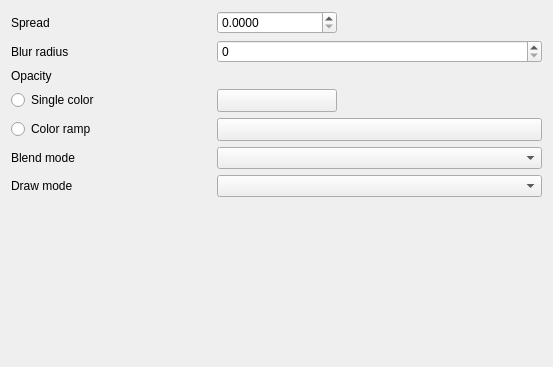
<?xml version="1.0" encoding="UTF-8"?>
<ui version="4.0">
 <class>WidgetGlow</class>
 <widget class="QWidget" name="WidgetGlow">
  <property name="geometry">
   <rect>
    <x>0</x>
    <y>0</y>
    <width>553</width>
    <height>367</height>
   </rect>
  </property>
  <property name="windowTitle">
   <string>Form</string>
  </property>
  <layout class="QVBoxLayout" name="verticalLayout">
   <item>
    <layout class="QGridLayout" name="gridLayout_38">
     <item row="0" column="0" colspan="2">
      <widget class="QFrame" name="mShadowFrame">
       <layout class="QGridLayout" name="gridLayout_7" columnstretch="0,1,0">
        <property name="leftMargin">
         <number>0</number>
        </property>
        <property name="topMargin">
         <number>0</number>
        </property>
        <property name="rightMargin">
         <number>0</number>
        </property>
        <property name="bottomMargin">
         <number>0</number>
        </property>
        <item row="4" column="0">
         <widget class="QRadioButton" name="radioColorRamp">
          <property name="text">
           <string>Color ramp</string>
          </property>
         </widget>
        </item>
        <item row="0" column="0">
         <widget class="QLabel" name="label_9">
          <property name="text">
           <string>Spread</string>
          </property>
         </widget>
        </item>
        <item row="3" column="1">
         <widget class="QgsColorButton" name="mColorBtn">
          <property name="sizePolicy">
           <sizepolicy hsizetype="Fixed" vsizetype="Fixed">
            <horstretch>0</horstretch>
            <verstretch>0</verstretch>
           </sizepolicy>
          </property>
          <property name="minimumSize">
           <size>
            <width>120</width>
            <height>0</height>
           </size>
          </property>
          <property name="maximumSize">
           <size>
            <width>120</width>
            <height>16777215</height>
           </size>
          </property>
         </widget>
        </item>
        <item row="1" column="0">
         <widget class="QLabel" name="label_27">
          <property name="text">
           <string>Blur radius</string>
          </property>
         </widget>
        </item>
        <item row="2" column="0">
         <widget class="QLabel" name="label_28">
          <property name="text">
           <string>Opacity</string>
          </property>
         </widget>
        </item>
        <item row="3" column="0">
         <widget class="QRadioButton" name="radioSingleColor">
          <property name="text">
           <string>Single color</string>
          </property>
         </widget>
        </item>
        <item row="5" column="0">
         <widget class="QLabel" name="label_30">
          <property name="text">
           <string>Blend mode</string>
          </property>
         </widget>
        </item>
        <item row="0" column="1">
         <widget class="QgsDoubleSpinBox" name="mSpreadSpnBx">
          <property name="decimals">
           <number>4</number>
          </property>
          <property name="minimum">
           <double>0.000000000000000</double>
          </property>
          <property name="maximum">
           <double>9999999.000000000000000</double>
          </property>
          <property name="showClearButton" stdset="0">
           <bool>false</bool>
          </property>
         </widget>
        </item>
        <item row="0" column="2">
         <widget class="QgsUnitSelectionWidget" name="mSpreadUnitWidget" native="true">
          <property name="minimumSize">
           <size>
            <width>0</width>
            <height>0</height>
           </size>
          </property>
          <property name="focusPolicy">
           <enum>Qt::StrongFocus</enum>
          </property>
         </widget>
        </item>
        <item row="1" column="1" colspan="2">
         <widget class="QgsSpinBox" name="mBlurRadiusSpnBx">
          <property name="maximum">
           <number>16</number>
          </property>
          <property name="showClearButton" stdset="0">
           <bool>false</bool>
          </property>
         </widget>
        </item>
        <item row="4" column="1" colspan="2">
         <widget class="QgsColorRampButton" name="btnColorRamp">
          <property name="sizePolicy">
           <sizepolicy hsizetype="Expanding" vsizetype="Fixed">
            <horstretch>0</horstretch>
            <verstretch>0</verstretch>
           </sizepolicy>
          </property>
          <property name="minimumSize">
           <size>
            <width>120</width>
            <height>0</height>
           </size>
          </property>
          <property name="maximumSize">
           <size>
            <width>16777215</width>
            <height>16777215</height>
           </size>
          </property>
         </widget>
        </item>
        <item row="5" column="1" colspan="2">
         <widget class="QgsBlendModeComboBox" name="mBlendCmbBx"/>
        </item>
        <item row="6" column="1" colspan="2">
         <widget class="QgsEffectDrawModeComboBox" name="mDrawModeComboBox"/>
        </item>
        <item row="6" column="0">
         <widget class="QLabel" name="label">
          <property name="text">
           <string>Draw mode</string>
          </property>
         </widget>
        </item>
        <item row="2" column="1" colspan="2">
         <widget class="QgsOpacityWidget" name="mOpacityWidget" native="true">
          <property name="focusPolicy">
           <enum>Qt::StrongFocus</enum>
          </property>
         </widget>
        </item>
       </layout>
      </widget>
     </item>
    </layout>
   </item>
   <item>
    <spacer name="verticalSpacer">
     <property name="orientation">
      <enum>Qt::Vertical</enum>
     </property>
     <property name="sizeHint" stdset="0">
      <size>
       <width>20</width>
       <height>40</height>
      </size>
     </property>
    </spacer>
   </item>
  </layout>
 </widget>
 <customwidgets>
  <customwidget>
   <class>QgsColorButton</class>
   <extends>QToolButton</extends>
   <header>qgscolorbutton.h</header>
   <container>1</container>
  </customwidget>
  <customwidget>
   <class>QgsDoubleSpinBox</class>
   <extends>QDoubleSpinBox</extends>
   <header>qgsdoublespinbox.h</header>
  </customwidget>
  <customwidget>
   <class>QgsSpinBox</class>
   <extends>QSpinBox</extends>
   <header>qgsspinbox.h</header>
  </customwidget>
  <customwidget>
   <class>QgsBlendModeComboBox</class>
   <extends>QComboBox</extends>
   <header>qgsblendmodecombobox.h</header>
  </customwidget>
  <customwidget>
   <class>QgsEffectDrawModeComboBox</class>
   <extends>QComboBox</extends>
   <header>qgseffectdrawmodecombobox.h</header>
  </customwidget>
  <customwidget>
   <class>QgsUnitSelectionWidget</class>
   <extends>QWidget</extends>
   <header>qgsunitselectionwidget.h</header>
   <container>1</container>
  </customwidget>
  <customwidget>
   <class>QgsColorRampButton</class>
   <extends>QToolButton</extends>
   <header>qgscolorrampbutton.h</header>
   <container>1</container>
  </customwidget>
  <customwidget>
   <class>QgsOpacityWidget</class>
   <extends>QWidget</extends>
   <header>qgsopacitywidget.h</header>
   <container>1</container>
  </customwidget>
 </customwidgets>
 <tabstops>
  <tabstop>mSpreadSpnBx</tabstop>
  <tabstop>mSpreadUnitWidget</tabstop>
  <tabstop>mBlurRadiusSpnBx</tabstop>
  <tabstop>mOpacityWidget</tabstop>
  <tabstop>radioSingleColor</tabstop>
  <tabstop>mColorBtn</tabstop>
  <tabstop>radioColorRamp</tabstop>
  <tabstop>btnColorRamp</tabstop>
  <tabstop>mBlendCmbBx</tabstop>
  <tabstop>mDrawModeComboBox</tabstop>
 </tabstops>
 <resources/>
 <connections>
  <connection>
   <sender>radioSingleColor</sender>
   <signal>toggled(bool)</signal>
   <receiver>mColorBtn</receiver>
   <slot>setEnabled(bool)</slot>
   <hints>
    <hint type="sourcelabel">
     <x>64</x>
     <y>124</y>
    </hint>
    <hint type="destinationlabel">
     <x>185</x>
     <y>124</y>
    </hint>
   </hints>
  </connection>
  <connection>
   <sender>radioColorRamp</sender>
   <signal>toggled(bool)</signal>
   <receiver>btnColorRamp</receiver>
   <slot>setEnabled(bool)</slot>
   <hints>
    <hint type="sourcelabel">
     <x>64</x>
     <y>156</y>
    </hint>
    <hint type="destinationlabel">
     <x>250</x>
     <y>157</y>
    </hint>
   </hints>
  </connection>
 </connections>
</ui>
